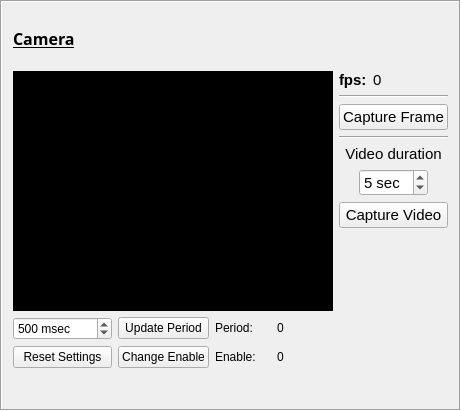
   <widget class="QFrame" name="camera_box">
    <property name="geometry">
     <rect>
      <x>10</x>
      <y>10</y>
      <width>461</width>
      <height>411</height>
     </rect>
    </property>
    <property name="font">
     <font>
      <family>Arial</family>
     </font>
    </property>
    <property name="frameShape">
     <enum>QFrame::Box</enum>
    </property>
    <property name="frameShadow">
     <enum>QFrame::Sunken</enum>
    </property>
    <property name="lineWidth">
     <number>1</number>
    </property>
    <layout class="QGridLayout" name="gridLayout_22">
     <item row="1" column="0">
      <layout class="QGridLayout" name="gridLayout_15">
       <item row="1" column="0">
        <layout class="QGridLayout" name="gridLayout_20">
         <item row="0" column="0">
          <widget class="QSpinBox" name="camera_spinbox">
           <property name="font">
            <font>
             <family>Arial</family>
             <pointsize>9</pointsize>
            </font>
           </property>
           <property name="suffix">
            <string> msec</string>
           </property>
           <property name="minimum">
            <number>10</number>
           </property>
           <property name="maximum">
            <number>999999999</number>
           </property>
           <property name="singleStep">
            <number>10</number>
           </property>
           <property name="stepType">
            <enum>QAbstractSpinBox::DefaultStepType</enum>
           </property>
           <property name="value">
            <number>500</number>
           </property>
          </widget>
         </item>
         <item row="0" column="1">
          <widget class="QPushButton" name="camera_button_period">
           <property name="enabled">
            <bool>true</bool>
           </property>
           <property name="sizePolicy">
            <sizepolicy hsizetype="Minimum" vsizetype="Fixed">
             <horstretch>0</horstretch>
             <verstretch>0</verstretch>
            </sizepolicy>
           </property>
           <property name="font">
            <font>
             <family>Arial</family>
             <pointsize>9</pointsize>
            </font>
           </property>
           <property name="text">
            <string>Update Period</string>
           </property>
          </widget>
         </item>
         <item row="0" column="2">
          <widget class="QLabel" name="camera_label_period_static">
           <property name="font">
            <font>
             <family>Arial</family>
             <pointsize>9</pointsize>
            </font>
           </property>
           <property name="text">
            <string>&lt;html&gt;&lt;head/&gt;&lt;body&gt;&lt;p&gt;Period: &lt;/p&gt;&lt;/body&gt;&lt;/html&gt;</string>
           </property>
          </widget>
         </item>
         <item row="0" column="3">
          <widget class="QLabel" name="camera_label_period">
           <property name="font">
            <font>
             <family>Arial</family>
             <pointsize>9</pointsize>
            </font>
           </property>
           <property name="text">
            <string>&lt;html&gt;&lt;head/&gt;&lt;body&gt;&lt;p&gt;0&lt;/p&gt;&lt;/body&gt;&lt;/html&gt;</string>
           </property>
          </widget>
         </item>
         <item row="1" column="0">
          <widget class="QPushButton" name="camera_reset_button">
           <property name="enabled">
            <bool>true</bool>
           </property>
           <property name="sizePolicy">
            <sizepolicy hsizetype="Minimum" vsizetype="Fixed">
             <horstretch>0</horstretch>
             <verstretch>0</verstretch>
            </sizepolicy>
           </property>
           <property name="font">
            <font>
             <family>Arial</family>
             <pointsize>9</pointsize>
            </font>
           </property>
           <property name="text">
            <string>Reset Settings</string>
           </property>
          </widget>
         </item>
         <item row="1" column="1">
          <widget class="QPushButton" name="camera_button_enable">
           <property name="enabled">
            <bool>true</bool>
           </property>
           <property name="sizePolicy">
            <sizepolicy hsizetype="Minimum" vsizetype="Fixed">
             <horstretch>0</horstretch>
             <verstretch>0</verstretch>
            </sizepolicy>
           </property>
           <property name="font">
            <font>
             <family>Arial</family>
             <pointsize>9</pointsize>
            </font>
           </property>
           <property name="text">
            <string>Change Enable</string>
           </property>
          </widget>
         </item>
         <item row="1" column="2">
          <widget class="QLabel" name="camera_label_enable_static">
           <property name="font">
            <font>
             <family>Arial</family>
             <pointsize>9</pointsize>
            </font>
           </property>
           <property name="text">
            <string>&lt;html&gt;&lt;head/&gt;&lt;body&gt;&lt;p&gt;Enable: &lt;/p&gt;&lt;/body&gt;&lt;/html&gt;</string>
           </property>
          </widget>
         </item>
         <item row="1" column="3">
          <widget class="QLabel" name="camera_label_enable">
           <property name="font">
            <font>
             <family>Arial</family>
             <pointsize>9</pointsize>
            </font>
           </property>
           <property name="text">
            <string>&lt;html&gt;&lt;head/&gt;&lt;body&gt;&lt;p&gt;0&lt;/p&gt;&lt;/body&gt;&lt;/html&gt;</string>
           </property>
          </widget>
         </item>
        </layout>
       </item>
       <item row="0" column="0">
        <widget class="QLabel" name="camera_frame">
         <property name="sizePolicy">
          <sizepolicy hsizetype="Fixed" vsizetype="Fixed">
           <horstretch>0</horstretch>
           <verstretch>0</verstretch>
          </sizepolicy>
         </property>
         <property name="minimumSize">
          <size>
           <width>320</width>
           <height>240</height>
          </size>
         </property>
         <property name="styleSheet">
          <string notr="true">background-color: rgb(0, 0, 0);</string>
         </property>
         <property name="text">
          <string>frames</string>
         </property>
        </widget>
       </item>
       <item row="0" column="1" rowspan="2">
        <layout class="QFormLayout" name="formLayout_4">
         <item row="0" column="0">
          <widget class="QLabel" name="camera_fps_static">
           <property name="font">
            <font>
             <family>Arial</family>
             <pointsize>11</pointsize>
             <weight>75</weight>
             <bold>true</bold>
            </font>
           </property>
           <property name="text">
            <string>fps:</string>
           </property>
          </widget>
         </item>
         <item row="0" column="1">
          <widget class="QLabel" name="camera_fps">
           <property name="font">
            <font>
             <family>Arial</family>
             <pointsize>11</pointsize>
            </font>
           </property>
           <property name="text">
            <string>0</string>
           </property>
          </widget>
         </item>
         <item row="1" column="0" colspan="2">
          <widget class="Line" name="line_2">
           <property name="font">
            <font>
             <family>Arial</family>
             <pointsize>11</pointsize>
            </font>
           </property>
           <property name="orientation">
            <enum>Qt::Horizontal</enum>
           </property>
          </widget>
         </item>
         <item row="2" column="0" colspan="2">
          <widget class="QPushButton" name="camera_button_capture">
           <property name="enabled">
            <bool>true</bool>
           </property>
           <property name="sizePolicy">
            <sizepolicy hsizetype="Minimum" vsizetype="Fixed">
             <horstretch>0</horstretch>
             <verstretch>0</verstretch>
            </sizepolicy>
           </property>
           <property name="font">
            <font>
             <family>Arial</family>
             <pointsize>11</pointsize>
            </font>
           </property>
           <property name="text">
            <string>Capture Frame</string>
           </property>
          </widget>
         </item>
         <item row="3" column="0" colspan="2">
          <widget class="Line" name="line">
           <property name="font">
            <font>
             <family>Arial</family>
             <pointsize>11</pointsize>
            </font>
           </property>
           <property name="orientation">
            <enum>Qt::Horizontal</enum>
           </property>
          </widget>
         </item>
         <item row="4" column="0" colspan="2">
          <widget class="QLabel" name="video_duration_label_title">
           <property name="font">
            <font>
             <family>Arial</family>
             <pointsize>11</pointsize>
             <weight>50</weight>
             <bold>false</bold>
            </font>
           </property>
           <property name="text">
            <string>&lt;html&gt;&lt;head/&gt;&lt;body&gt;&lt;p align=&quot;center&quot;&gt;Video duration&lt;/p&gt;&lt;/body&gt;&lt;/html&gt;</string>
           </property>
          </widget>
         </item>
         <item row="5" column="0" colspan="2">
          <layout class="QGridLayout" name="gridLayout_21">
           <item row="0" column="0">
            <spacer name="horizontalSpacer_2">
             <property name="font">
              <font>
               <family>Arial</family>
               <pointsize>11</pointsize>
              </font>
             </property>
             <property name="orientation">
              <enum>Qt::Horizontal</enum>
             </property>
             <property name="sizeType">
              <enum>QSizePolicy::Fixed</enum>
             </property>
             <property name="sizeHint" stdset="0">
              <size>
               <width>20</width>
               <height>20</height>
              </size>
             </property>
            </spacer>
           </item>
           <item row="0" column="1">
            <widget class="QSpinBox" name="video_duration_spinbox">
             <property name="sizePolicy">
              <sizepolicy hsizetype="Ignored" vsizetype="Fixed">
               <horstretch>0</horstretch>
               <verstretch>0</verstretch>
              </sizepolicy>
             </property>
             <property name="font">
              <font>
               <family>Arial</family>
               <pointsize>11</pointsize>
              </font>
             </property>
             <property name="suffix">
              <string> sec</string>
             </property>
             <property name="minimum">
              <number>1</number>
             </property>
             <property name="maximum">
              <number>999999999</number>
             </property>
             <property name="singleStep">
              <number>1</number>
             </property>
             <property name="stepType">
              <enum>QAbstractSpinBox::DefaultStepType</enum>
             </property>
             <property name="value">
              <number>5</number>
             </property>
             <property name="displayIntegerBase">
              <number>10</number>
             </property>
            </widget>
           </item>
           <item row="0" column="2">
            <spacer name="horizontalSpacer">
             <property name="font">
              <font>
               <family>Arial</family>
               <pointsize>11</pointsize>
              </font>
             </property>
             <property name="orientation">
              <enum>Qt::Horizontal</enum>
             </property>
             <property name="sizeType">
              <enum>QSizePolicy::Fixed</enum>
             </property>
             <property name="sizeHint" stdset="0">
              <size>
               <width>20</width>
               <height>20</height>
              </size>
             </property>
            </spacer>
           </item>
          </layout>
         </item>
         <item row="6" column="0" colspan="2">
          <widget class="QPushButton" name="camera_button_video">
           <property name="enabled">
            <bool>true</bool>
           </property>
           <property name="sizePolicy">
            <sizepolicy hsizetype="Minimum" vsizetype="Fixed">
             <horstretch>0</horstretch>
             <verstretch>0</verstretch>
            </sizepolicy>
           </property>
           <property name="font">
            <font>
             <family>Arial</family>
             <pointsize>11</pointsize>
            </font>
           </property>
           <property name="text">
            <string>Capture Video</string>
           </property>
          </widget>
         </item>
        </layout>
       </item>
      </layout>
     </item>
     <item row="0" column="0">
      <widget class="QLabel" name="camera_label_title">
       <property name="font">
        <font>
         <family>Arial Rounded MT Bold</family>
         <pointsize>12</pointsize>
         <weight>75</weight>
         <bold>true</bold>
         <underline>true</underline>
        </font>
       </property>
       <property name="text">
        <string>&lt;html&gt;&lt;head/&gt;&lt;body&gt;&lt;p&gt;&lt;span style=&quot; font-weight:600;&quot;&gt;Camera&lt;/span&gt;&lt;/p&gt;&lt;/body&gt;&lt;/html&gt;</string>
       </property>
      </widget>
     </item>
     <item row="2" column="0">
      <spacer name="verticalSpacer">
       <property name="orientation">
        <enum>Qt::Vertical</enum>
       </property>
       <property name="sizeType">
        <enum>QSizePolicy::Fixed</enum>
       </property>
       <property name="sizeHint" stdset="0">
        <size>
         <width>20</width>
         <height>30</height>
        </size>
       </property>
      </spacer>
     </item>
    </layout>
   </widget>
